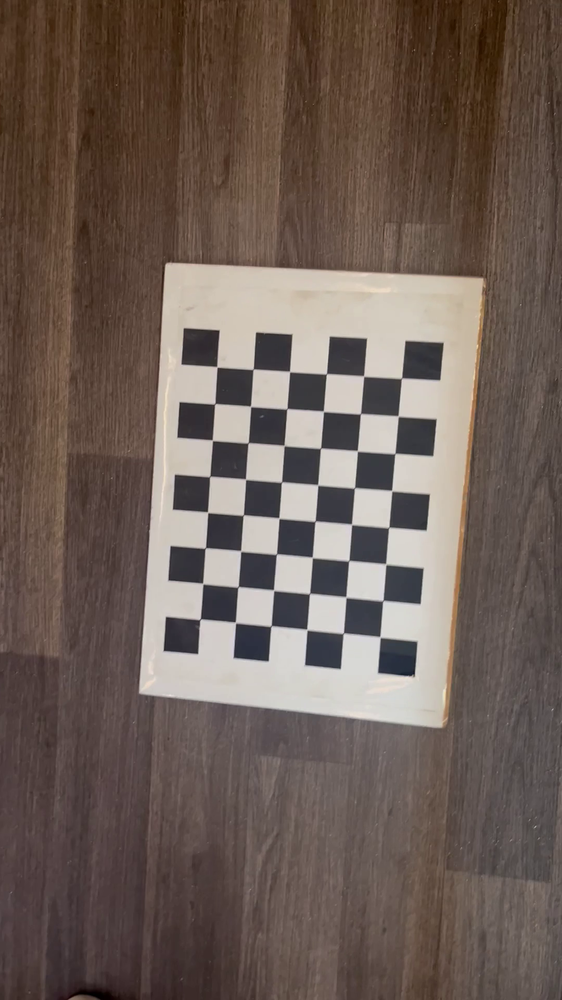
#> input picture config/intrinsics/1920x1080_iphone13/e174180c0653/selected_frames/frame_000110.png, 562 x 1000 px, shrunk from 1080 x 1920 before the run
$ python -i charuco_common.py   (imports and definitions only)
#> lines starting #> are read from the running program, lines starting #| are printed output that depends on the picture; after the words box and inside, x2 and y2 are one past the last pixel; in counts of white or black regions, pixels touching at a corner belong together
#!/usr/bin/env python3

import cv2
import numpy as np


# [42 lines left out: functions get_dictionary, create_detector, create_charuco_board, detect_markers_once, not called in this run]


def image_variants(gray):
    variants = [("gray", gray)]

    normalized = cv2.normalize(gray, None, 0, 255, cv2.NORM_MINMAX)
    variants.append(("normalized", normalized))

    for threshold_value in [40, 60, 80, 100]:
        _, binary = cv2.threshold(gray, threshold_value, 255, cv2.THRESH_BINARY)
        variants.append((f"binary_{threshold_value}", binary))

    adaptive = cv2.adaptiveThreshold(
        gray,
        255,
        cv2.ADAPTIVE_THRESH_GAUSSIAN_C,
        cv2.THRESH_BINARY,
        11,
        2,
    )
    variants.append(("adaptive", adaptive))
    return variants


# [184 lines left out: functions detect_charuco, get_board_chessboard_corners, build_charuco_correspondences, draw_charuco_detection, estimate_charuco_pose_native, not called in this run]

>>> import cv2
>>> picture = cv2.imread('../../../../../../config/intrinsics/1920x1080_iphone13/e174180c0653/selected_frames/frame_000110.png', cv2.IMREAD_GRAYSCALE)
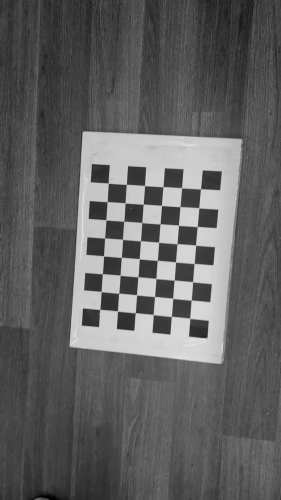
#> picture: shape (1000, 562) (shown at 1/2 size); min 0, max 229, mean 96.7
>>> result = image_variants(picture)
#> in image_variants, `normalized = cv2.normalize(gray, None, 0, 255, cv2.NORM_MINMAX)`:
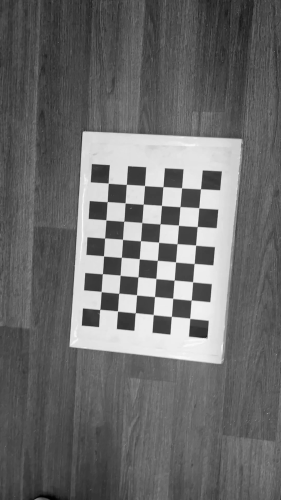
#> normalized: shape (1000, 562) (shown at 1/2 size); min 0, max 255, mean 107.6
#> the loop in image_variants, `for threshold_value in [40, 60, 80, 100]:` made 4 passes
#> pass 1, in image_variants, `_, binary = cv2.threshold(gray, threshold_value, 255, cv2.THRESH_BINARY)`:
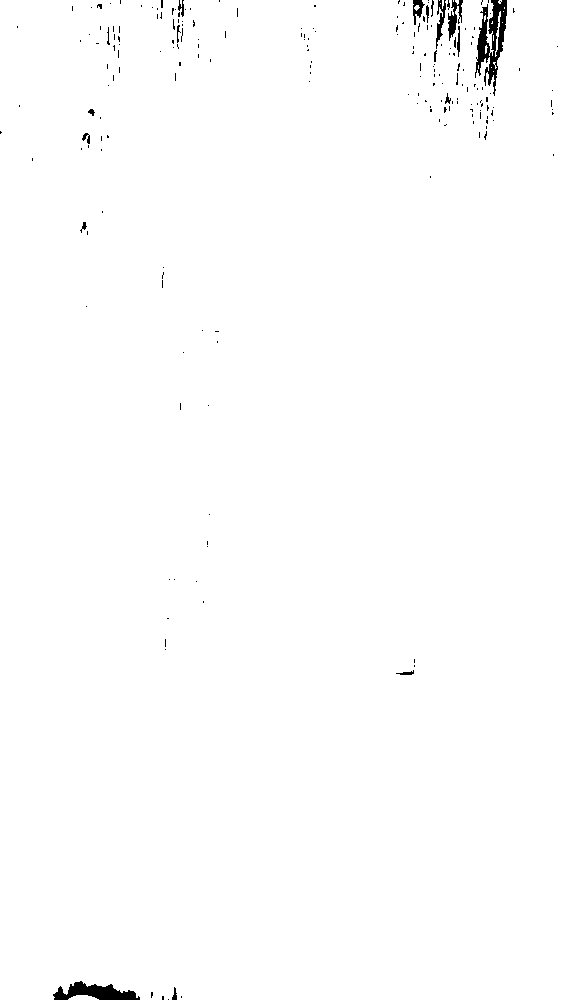
#> binary: shape (1000, 562); 99.3% white; 209 black regions (191 under 20 px), largest, box (x1, y1, x2, y2) and area: (475, 0, 507, 96) 1367, (53, 981, 140, 1000) 910, (448, 0, 463, 41) 278
#> pass 2, in image_variants, `_, binary = cv2.threshold(gray, threshold_value, 255, cv2.THRESH_BINARY)`:
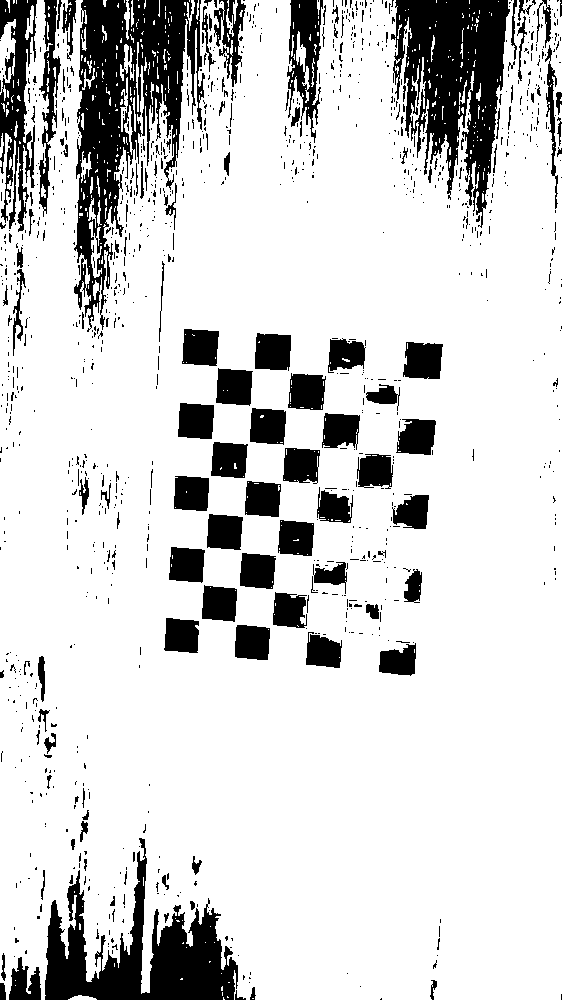
#> binary: shape (1000, 562); 82.7% white; 1149 black regions (1012 under 20 px), largest, box (x1, y1, x2, y2) and area: (74, 0, 205, 332) 17728, (391, 0, 510, 228) 14382, (45, 838, 238, 1000) 12635
#> pass 3, in image_variants, `_, binary = cv2.threshold(gray, threshold_value, 255, cv2.THRESH_BINARY)`:
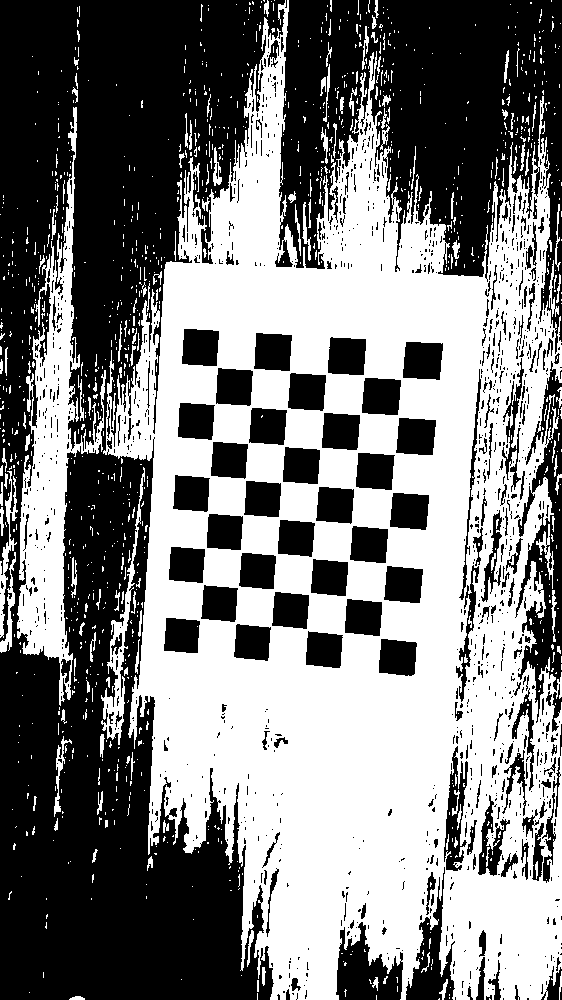
#> binary: shape (1000, 562); 49.2% white; 1212 white regions (1062 under 20 px), largest, box (x1, y1, x2, y2) and area: (103, 0, 562, 1000) 244997, (17, 107, 106, 706) 16137, (101, 467, 145, 745) 1937
#> after the loop in image_variants, `for threshold_value in [40, 60, 80, 100]:`: variants = 6 items
#> in image_variants, `adaptive = cv2.adaptiveThreshold( gray, 255, cv2.ADAPTIVE_THRESH_GAUSS..`:
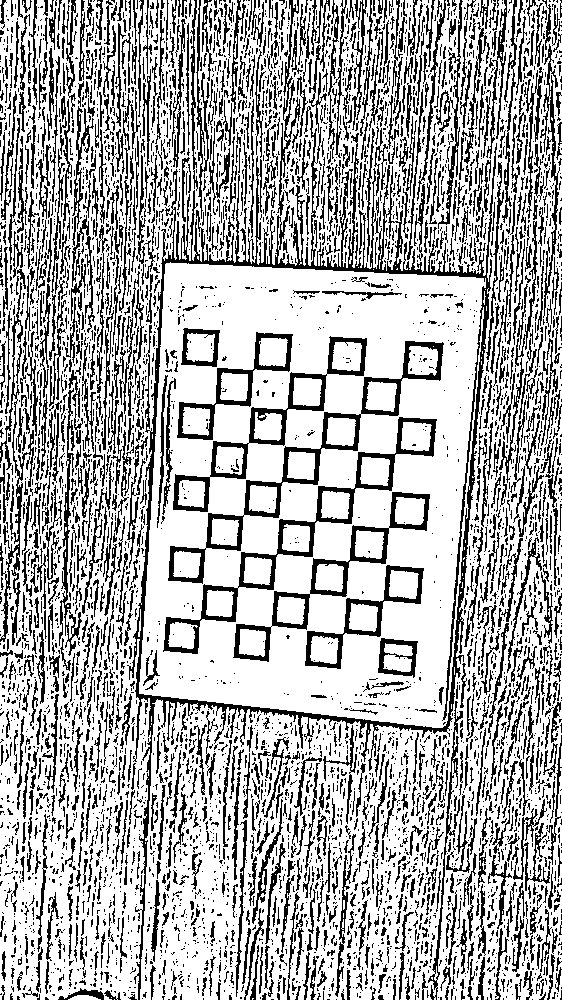
#> adaptive: shape (1000, 562); 69.9% white; black in thin lines or dots
#> result = 7 items

$ run again, on config/intrinsics/1920x1080_iphone13/e174180c0653/selected_frames/frame_000530.png
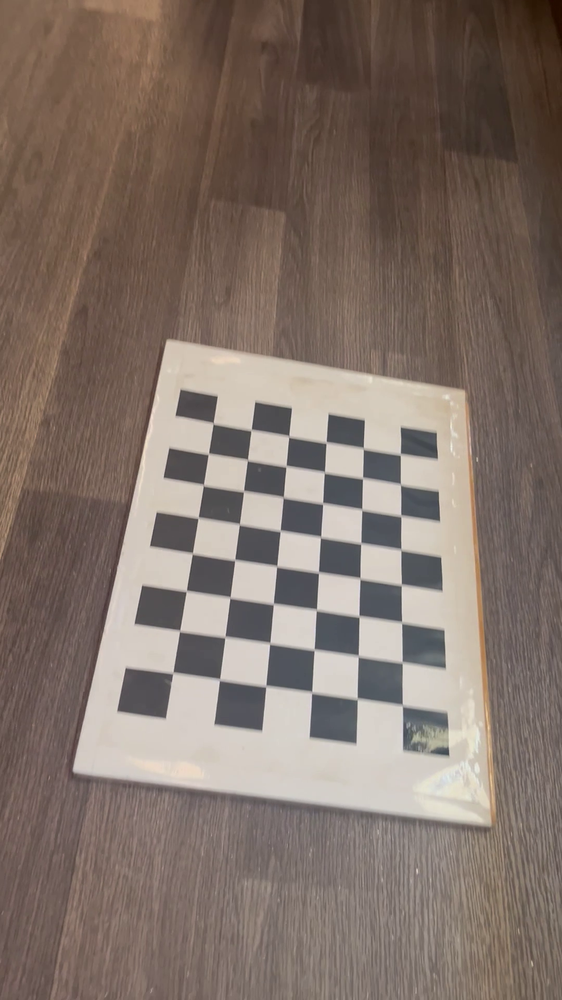
#> input picture config/intrinsics/1920x1080_iphone13/e174180c0653/selected_frames/frame_000530.png, 562 x 1000 px, shrunk from 1080 x 1920 before the run
#> the loop in image_variants, `for threshold_value in [40, 60, 80, 100]:` made 4 passes
#> pass 1, in image_variants, `_, binary = cv2.threshold(gray, threshold_value, 255, cv2.THRESH_BINARY)`:
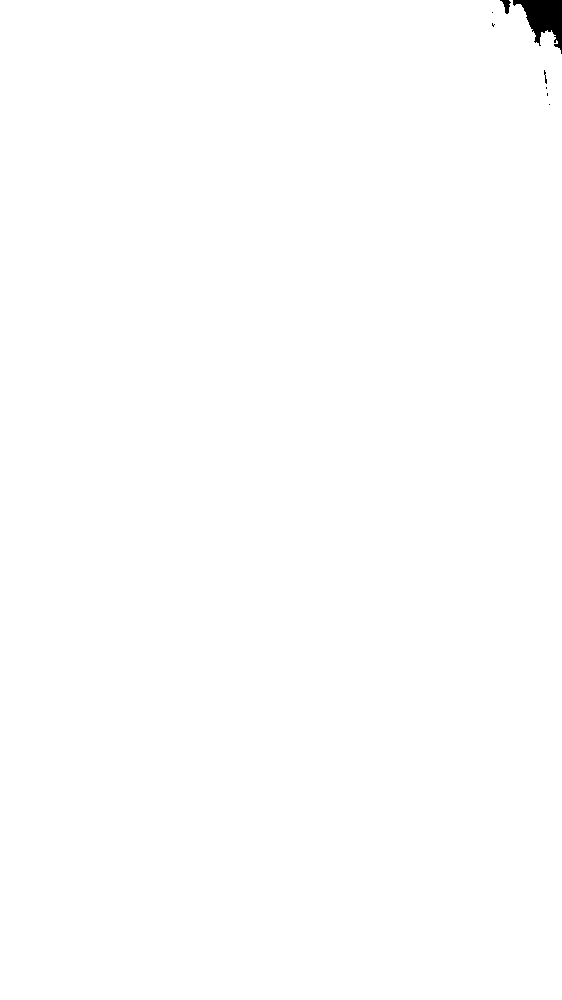
#> binary: shape (1000, 562); 99.7% white; 8 black regions (5 under 20 px), largest, box (x1, y1, x2, y2) and area: (513, 0, 562, 54) 1352, (500, 0, 511, 14) 75, (544, 70, 547, 84) 20
#> after the loop in image_variants, `for threshold_value in [40, 60, 80, 100]:`: variants = 6 items
#> in image_variants, `adaptive = cv2.adaptiveThreshold( gray, 255, cv2.ADAPTIVE_THRESH_GAUSS..`:
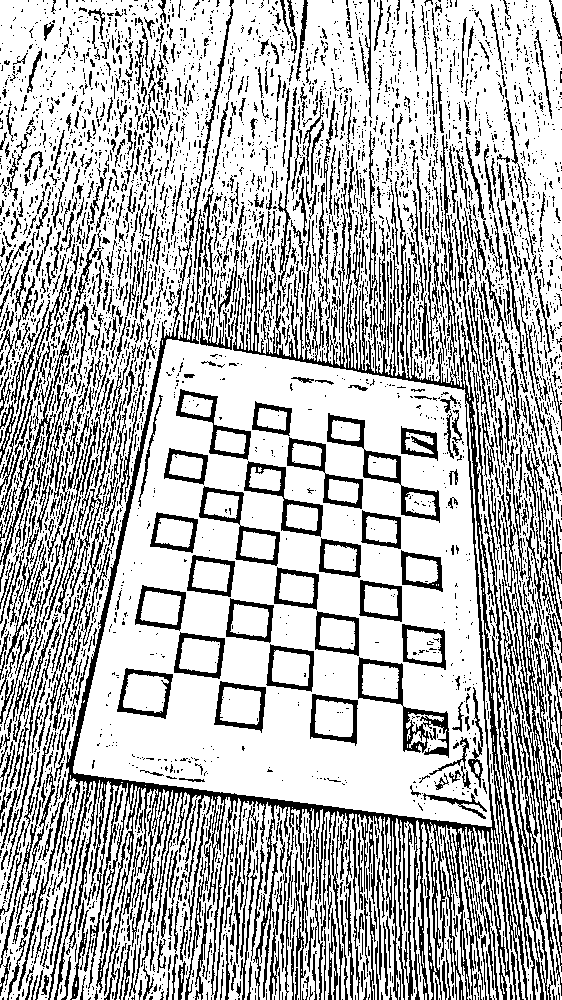
#> adaptive: shape (1000, 562); 71.6% white; black in thin lines or dots
#> result = 7 items

$ run again, on config/intrinsics/1920x1080_iphone13/e174180c0653/selected_frames/frame_000730.png
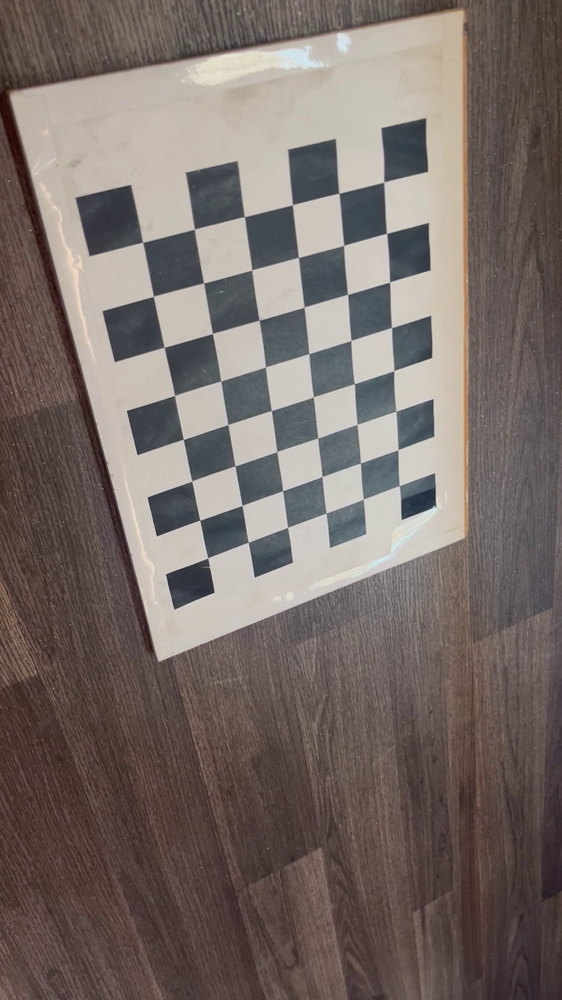
#> input picture config/intrinsics/1920x1080_iphone13/e174180c0653/selected_frames/frame_000730.png, 562 x 1000 px, shrunk from 1080 x 1920 before the run
#> the loop in image_variants, `for threshold_value in [40, 60, 80, 100]:` made 4 passes
#> pass 1, in image_variants, `_, binary = cv2.threshold(gray, threshold_value, 255, cv2.THRESH_BINARY)`:
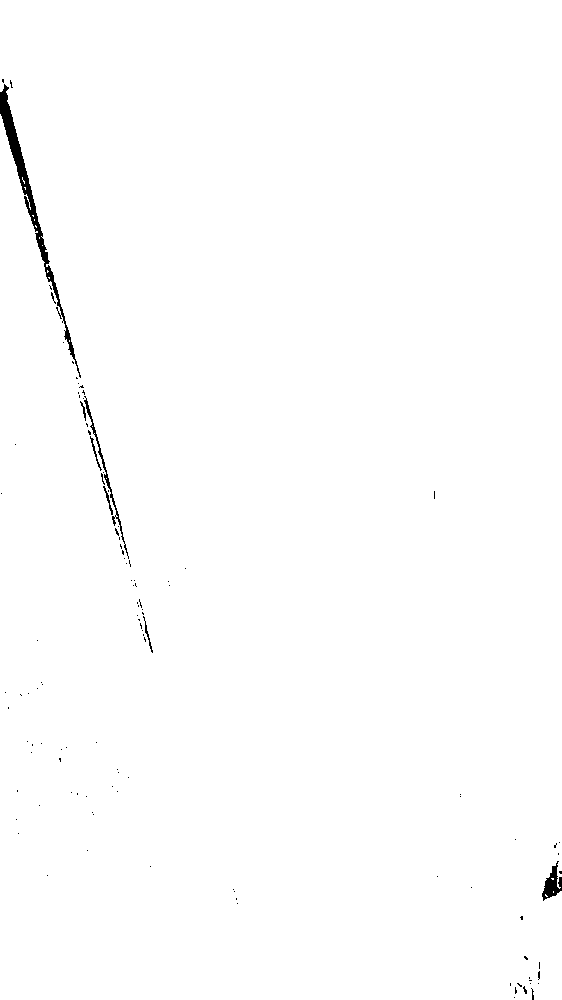
#> binary: shape (1000, 562); 99.4% white; 114 black regions (107 under 20 px), largest, box (x1, y1, x2, y2) and area: (0, 84, 81, 378) 1859, (84, 396, 129, 559) 385, (542, 861, 562, 901) 375
#> after the loop in image_variants, `for threshold_value in [40, 60, 80, 100]:`: variants = 6 items
#> in image_variants, `adaptive = cv2.adaptiveThreshold( gray, 255, cv2.ADAPTIVE_THRESH_GAUSS..`:
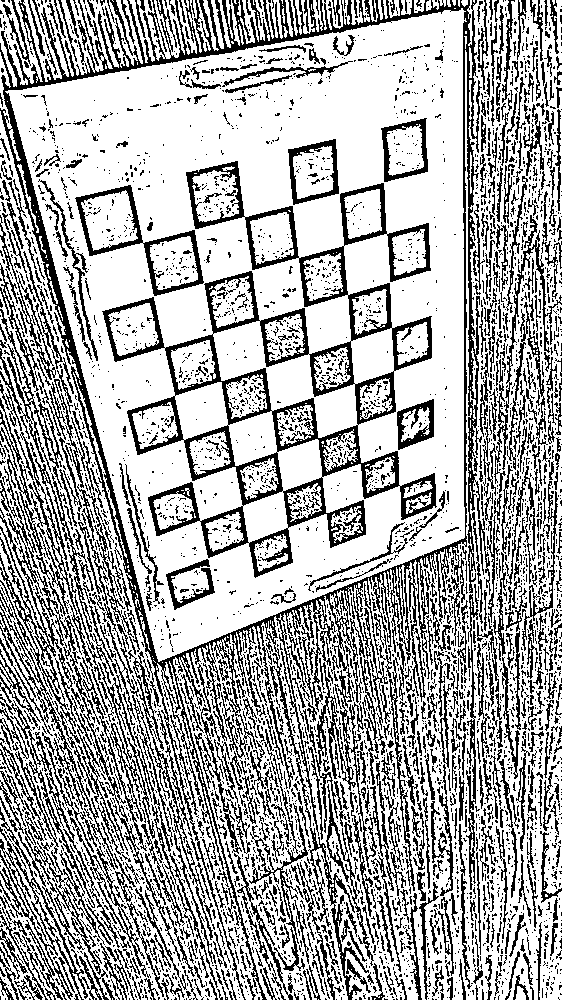
#> adaptive: shape (1000, 562); 68.3% white; black in thin lines or dots
#> result = 7 items
